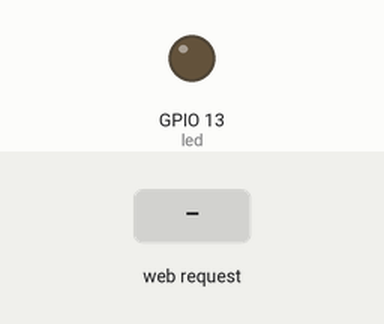
Bench run of a sketch on a simulated ESP8266 (NodeMCU). Shown: output pins drawn as LEDs (lit = HIGH). The test bench sets the inputs (shaded band). WiFi joins after 1.5 s; servers stay silent unless stated; what the sketch prints to the serial monitor is not drawn.

Above: at 2.7 s.
2.8 s: HTTP request GET /morse?message=1 received
At 3.2 s:
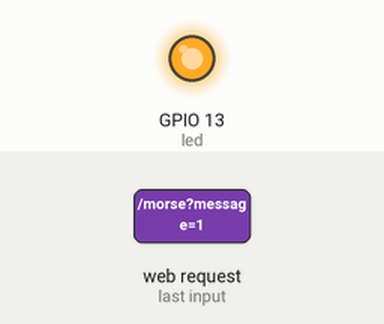
5.8 s: HTTP request GET /morse?message=120 received
At 11.6 s:
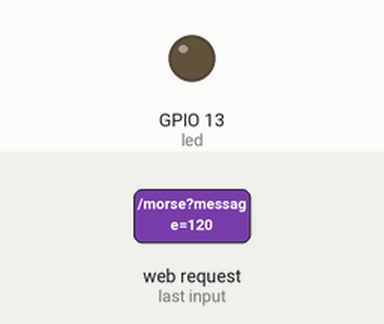
Timing chart, 0 to 13.1 s (numbered marks = the images above; inputs shaded):
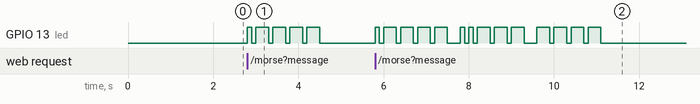

Measured:
- after the input at 2.8 s, GPIO 13 (led): LOW → HIGH at once, then repeats every 0.40 s: LOW 0.10 s, HIGH 0.30 s, until it stays LOW from 4.5 s
- after the input at 5.8 s, GPIO 13 (led): LOW → HIGH at once, → LOW 0.10 s later, → HIGH 0.10 s later, → LOW 0.30 s later, … (28 changes in this stretch)

The sketch:

ESP8266_Morse_Code.ino
```cpp
// (licence header left out)
#include <ESP8266WiFi.h>
#include <ESP8266WebServer.h>

#include "index_html.h"


// Details of AP to connect to on boot.
const char* ssid = "your AP name here...";
const char* password = "your AP password here...";

// Pin connected to the LED.
const int led = 13;

// Global web server instance.
ESP8266WebServer server(80);

// Number of milliseconds for a dot in morse code.
const int morse_dot_ms = 100;
// Dash is 3 times the length of a dot.
const int morse_dash_ms = morse_dot_ms*3;
// Delay between parts of a character is the length of a dot.
const int morse_char_delay_ms = morse_dot_ms;
// Delay between letters in a word is the length three dots.
const int morse_letter_delay_ms = morse_dot_ms*3;
// Delay between words is seven dots.
const int morse_word_delay_ms = morse_dot_ms*7;

// Signal to turn the LED on and off.  By default the code
// expects a HIGH signal is LED on and LOW signal is LED off,
// but you can reverse things if your circuit is different.
const int led_on  = HIGH;
const int led_off = LOW;

// Maximum length of message, used for internal buffer size.
const int max_message_len = 500;

// Table of character to morse code mapping.
// Each string represents the dashes and dots for a character.
const char* morse_codes[36] = {
  ".-",     // A
  "-...",   // B
  "-.-.",   // C
  "-..",    // D
  ".",      // E
  "..-.",   // F
  "--.",    // G
  "....",   // H
  "..",     // I
  ".---",   // J
  "-.-",    // K
  ".-..",   // L
  "--",     // M
  "-.",     // N
  "---",    // O
  ".--.",   // P
  "--.-",   // Q
  ".-.",    // R
  "...",    // S
  "-",      // T
  "..-",    // U
  "...-",   // V
  ".--",    // W
  "-..-",   // X
  "-.--",   // Y
  "--..",   // Z
  "----",   // 0
  ".----",  // 1
  "..---",  // 2
  "...--",  // 3
  "....-",  // 4
  ".....",  // 5
  "-....",  // 6
  "--...",  // 7
  "---..",  // 8
  "----."   // 9
};


void setup(void)
{
  Serial.begin(115200);

  // Setup LED as an output and turn it off.
  pinMode(led, OUTPUT);
  digitalWrite(led, 0);

  // Connect to wifi AP.
  WiFi.begin(ssid, password);
  Serial.println("");

  // Wait for connection to finish and print details.
  while (WiFi.status() != WL_CONNECTED) {
    delay(500);
    Serial.print(".");
  }
  Serial.println("");
  Serial.print("Connected to ");
  Serial.println(ssid);
  Serial.print("IP address: ");
  Serial.println(WiFi.localIP());

  // Configure web server root handler to return the main
  // HTML page.  Note the funny []() { .. code .. } syntax
  // is a C++11 lambda function, you can learn more about
  // the syntax here:
  //   http://www.drdobbs.com/cpp/lambdas-in-c11/240168241
  server.on("/", []() {
    // Serve up the main HTML page.
    server.send(200, "text/html", index_html);
  });

  // Configure a handler for the /morse endpoint.
  server.on("/morse", []() {
    // Blink out the message in morse code, then respond
    // with the root HTML page again.

    // Grab the message form parameter and fail if it's
    // larger than our max allowed size.
    const char* message = server.arg("message").c_str();
    if (strlen(message) >= max_message_len) {
      server.send(500, "text/plain", "Message is too long!");
      return;
    }
    // Perform form URL decoding to get the plain message.
    char decoded[max_message_len] = {0};
    form_url_decode(message, decoded);
    // Print and blink the message!
    Serial.print("Blinking message: "); Serial.println(decoded);
    blink_morse(led, decoded);
    // Return the main page again.
    server.send(200, "text/html", index_html);
  });

  server.begin();
  Serial.println("Morse code HTTP server started!");
}

void loop(void)
{
  // Take care of handling any web server requests.
  server.handleClient();
}

void blink_morse_char(int led_pin, char c) {
  // Blink out the morse code for the specified character.
  // Unrecognized characters are ignored.

  // First look up the string of morse code for the character.
  const char* code = NULL;
  if ((c >= 'A') && (c <= 'Z')) {
    // Get the code for an alphabet character.
    code = morse_codes[c-'A'];
  }
  else if ((c >= '0') && (c <= '9')) {
    // Get the code for a number.
    code = morse_codes[c-'0'+26];
  }
  else {
    // Unknown character, ignore it!
    return;
  }

  // Now loop through the components of the code and display them.
  // Be careful to not delay after the last character.
  for (int i = 0; i < strlen(code)-1; ++i) {
     // Turn the LED on, delay for the appropriate dot / dash time,
     // then turn the LED off again.
     digitalWrite(led_pin, led_on);
     delay((code[i] == '.') ? morse_dot_ms : morse_dash_ms);
     digitalWrite(led_pin, led_off);
     // Delay between characters.
     delay(morse_char_delay_ms);
  }
  // Handle the last character without any delay after it.
  digitalWrite(led_pin, led_on);
  delay((code[strlen(code)-1] == '.') ? morse_dot_ms : morse_dash_ms);
  digitalWrite(led_pin, led_off);
}

void blink_morse(int led_pin, const char* message) {
  // Blink out the morse code version of the message on the LED.

  // Process each character in the message and send them out
  // as morse code. Keep track of the previously seen character
  // to find word boundaries.
  char old = toupper(message[0]);
  blink_morse_char(led_pin, old);
  for (int i = 1; i < strlen(message); ++i) {
    char c = toupper(message[i]);
    // Delay for word boundary if last char is whitespace and
    // new char is alphanumeric.
    if (isspace(old) && isalnum(c)) {
      delay(morse_word_delay_ms);
    }
    // Delay for letter boundary if both last and new char
    // are alphanumeric.
    else if (isalnum(old) && isalnum(c)) {
      delay(morse_letter_delay_ms);
    }
    // Else do nothing for other character boundaries.

    // Blink out the current character and move on to the next.
    blink_morse_char(led_pin, c);
    old = c;
  }
}

void form_url_decode(const char* encoded, char* decoded) {
  // Decode a string in 'application/x-www-form-urlencoded' format
  // to its normal ASCII representation.  See details on this
  // format in the HTML spec at:
  //   http://www.w3.org/MarkUp/html-spec/html-spec_8.html#SEC8.2.1
  // Note the output string MUST be large enough to hold the string!
  // As long as the output is at least as large as the input then
  // you will never have a problem (i.e. decoded strings are smaller).

  // Go through each character and trasform it into the decoded
  // output as appropriate.
  for (int i = 0, j = 0; i < strlen(encoded); ++i, ++j) {
    char c = encoded[i];
    // The + character turns into a space.
    if (c == '+') {
      decoded[j] = ' ';
    }
    // The % character indicates a special character in the
    // form of '%HH' where HH are the hex digits that represent
    // the character to use.
    else if (c == '%') {
      // If there isn't enough input data to read the next two
      // characters then just stop because this string is malformed.
      if (i >= strlen(encoded)-2) {
        return;
      }
      // Grab the next two encoded characters.
      char high = toupper(encoded[++i]);
      char low  = toupper(encoded[++i]);
      // Skip this character if the encoded characters aren't hex.
      if (!isxdigit(high) || !isxdigit(low)) {
        continue;
      }
      // Convert high and low hex digits to the character
      // represented by their value.
      decoded[j] = (low > '9') ? (low-'A')+10 : low-'0';
      decoded[j] += 16*((high > '9') ? (high-'A')+10 : high-'0');
    }
    // All other encoded characters are just copied over.
    else {
      decoded[j] = c;
    }
  }
}
```

index_html.h
```cpp
// Just save the contents of the main HTML page as a string in flash memory.
// Remember this can't be insanely big, there's only 512KB total flash!

// Note the raw string literal R syntax is C++11 only!
const char* index_html = R"(
  <!DOCTYPE html>
  <html>
    <head>
      <title>Morse Code Blinker</title>
      <link href="//netdna.bootstrapcdn.com/bootstrap/3.1.1/css/bootstrap.min.css" rel="stylesheet">
      <style>
        body {
          padding-top: 50px;
          padding-bottom: 20px;
        }
      </style>
    </head>
    <body>
      <div class="container">
        <div class="jumbotron">
          <h1>Morse Code Blinker</h1>
          <p>Submit text to have it blinked out as morse code on the LED!</p>
          <form action="/morse" method="post">
            <div class="form-group">
              <input class="form-control input-lg" type="text" id="message" name="message" placeholder="Enter message...">
            </div>
            <button class="btn btn-lg btn-primary" type="submit">Blink it!</button>
          </form>
        </div>
      </div>
    </body>
  </html>
)";
```
